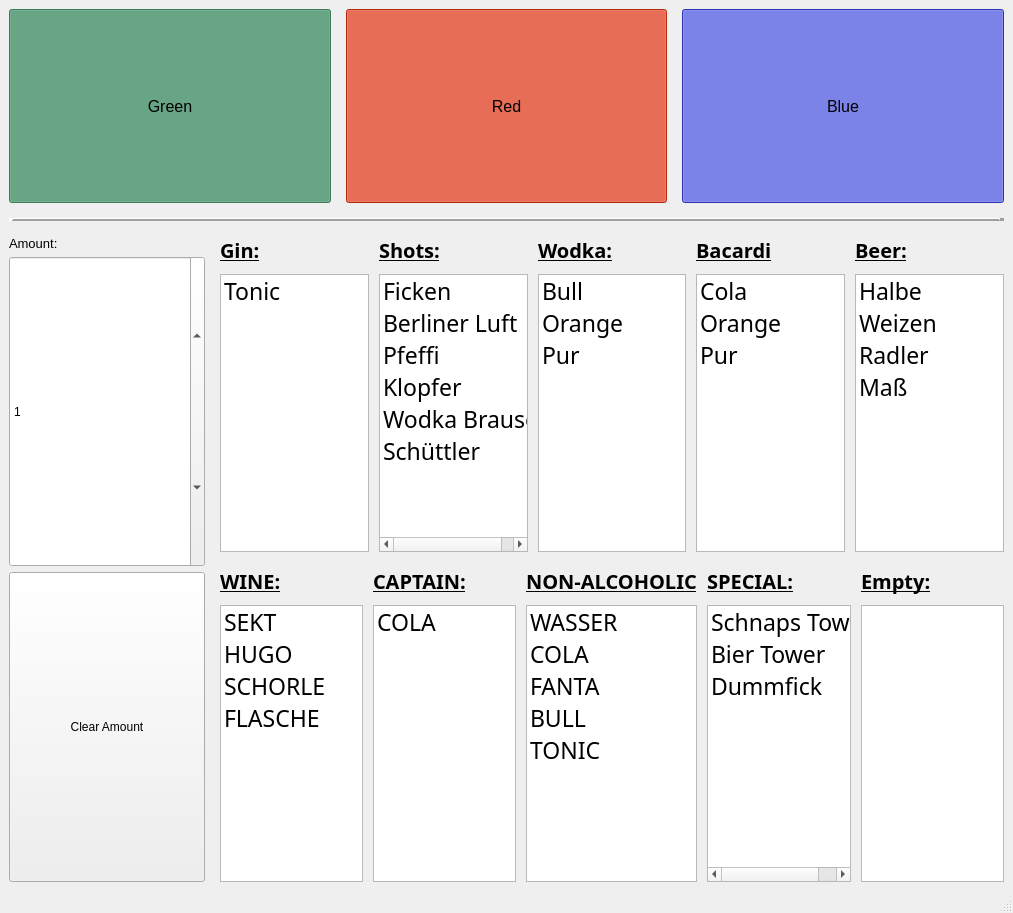
<?xml version="1.0" encoding="UTF-8"?>
<ui version="4.0">
 <class>MainWindow</class>
 <widget class="QMainWindow" name="MainWindow">
  <property name="geometry">
   <rect>
    <x>0</x>
    <y>0</y>
    <width>1013</width>
    <height>913</height>
   </rect>
  </property>
  <property name="sizePolicy">
   <sizepolicy hsizetype="Maximum" vsizetype="Maximum">
    <horstretch>0</horstretch>
    <verstretch>0</verstretch>
   </sizepolicy>
  </property>
  <property name="windowTitle">
   <string>MainWindow</string>
  </property>
  <widget class="QWidget" name="centralwidget">
   <layout class="QVBoxLayout" name="verticalLayout">
    <item>
     <layout class="QVBoxLayout" name="mainVert" stretch="3,1,10">
      <property name="spacing">
       <number>15</number>
      </property>
      <item>
       <layout class="QHBoxLayout" name="teamButtons">
        <property name="sizeConstraint">
         <enum>QLayout::SetNoConstraint</enum>
        </property>
        <item>
         <widget class="QPushButton" name="pb_Green">
          <property name="sizePolicy">
           <sizepolicy hsizetype="Minimum" vsizetype="Preferred">
            <horstretch>0</horstretch>
            <verstretch>0</verstretch>
           </sizepolicy>
          </property>
          <property name="font">
           <font>
            <pointsize>12</pointsize>
           </font>
          </property>
          <property name="styleSheet">
           <string notr="true">background-color: rgb(85, 170, 127);</string>
          </property>
          <property name="text">
           <string>Green</string>
          </property>
          <property name="checkable">
           <bool>true</bool>
          </property>
          <property name="checked">
           <bool>true</bool>
          </property>
         </widget>
        </item>
        <item>
         <widget class="QPushButton" name="pb_Red">
          <property name="sizePolicy">
           <sizepolicy hsizetype="Minimum" vsizetype="Preferred">
            <horstretch>0</horstretch>
            <verstretch>0</verstretch>
           </sizepolicy>
          </property>
          <property name="font">
           <font>
            <pointsize>12</pointsize>
           </font>
          </property>
          <property name="styleSheet">
           <string notr="true">background-color: rgb(255, 56, 17);</string>
          </property>
          <property name="text">
           <string>Red</string>
          </property>
          <property name="checkable">
           <bool>true</bool>
          </property>
          <property name="checked">
           <bool>true</bool>
          </property>
         </widget>
        </item>
        <item>
         <widget class="QPushButton" name="pb_Blue">
          <property name="sizePolicy">
           <sizepolicy hsizetype="Minimum" vsizetype="Preferred">
            <horstretch>0</horstretch>
            <verstretch>0</verstretch>
           </sizepolicy>
          </property>
          <property name="font">
           <font>
            <pointsize>12</pointsize>
           </font>
          </property>
          <property name="autoFillBackground">
           <bool>false</bool>
          </property>
          <property name="styleSheet">
           <string notr="true">background-color: rgb(60, 70, 255);</string>
          </property>
          <property name="text">
           <string>Blue</string>
          </property>
          <property name="checkable">
           <bool>true</bool>
          </property>
          <property name="checked">
           <bool>true</bool>
          </property>
         </widget>
        </item>
       </layout>
      </item>
      <item>
       <widget class="Line" name="line">
        <property name="sizePolicy">
         <sizepolicy hsizetype="Minimum" vsizetype="Fixed">
          <horstretch>0</horstretch>
          <verstretch>10</verstretch>
         </sizepolicy>
        </property>
        <property name="frameShadow">
         <enum>QFrame::Raised</enum>
        </property>
        <property name="lineWidth">
         <number>5</number>
        </property>
        <property name="orientation">
         <enum>Qt::Horizontal</enum>
        </property>
       </widget>
      </item>
      <item>
       <layout class="QHBoxLayout" name="lowerLevel" stretch="5,20">
        <item>
         <layout class="QVBoxLayout" name="amountPanel" stretch="1,15,15">
          <property name="spacing">
           <number>5</number>
          </property>
          <item>
           <widget class="QLabel" name="label">
            <property name="sizePolicy">
             <sizepolicy hsizetype="Preferred" vsizetype="Fixed">
              <horstretch>0</horstretch>
              <verstretch>0</verstretch>
             </sizepolicy>
            </property>
            <property name="font">
             <font>
              <pointsize>10</pointsize>
             </font>
            </property>
            <property name="text">
             <string>Amount:</string>
            </property>
           </widget>
          </item>
          <item>
           <widget class="QSpinBox" name="amntBox">
            <property name="sizePolicy">
             <sizepolicy hsizetype="Minimum" vsizetype="MinimumExpanding">
              <horstretch>0</horstretch>
              <verstretch>0</verstretch>
             </sizepolicy>
            </property>
            <property name="value">
             <number>1</number>
            </property>
           </widget>
          </item>
          <item>
           <widget class="QPushButton" name="pbClearAmnt">
            <property name="sizePolicy">
             <sizepolicy hsizetype="Minimum" vsizetype="MinimumExpanding">
              <horstretch>0</horstretch>
              <verstretch>0</verstretch>
             </sizepolicy>
            </property>
            <property name="text">
             <string>Clear Amount</string>
            </property>
           </widget>
          </item>
         </layout>
        </item>
        <item>
         <layout class="QVBoxLayout" name="allDrinkLists">
          <item>
           <layout class="QHBoxLayout" name="upperLevelDrinks">
            <property name="spacing">
             <number>10</number>
            </property>
            <item>
             <layout class="QVBoxLayout" name="verticalLayout_7" stretch="1,10">
              <item>
               <widget class="QLabel" name="label_6">
                <property name="sizePolicy">
                 <sizepolicy hsizetype="Preferred" vsizetype="Fixed">
                  <horstretch>0</horstretch>
                  <verstretch>0</verstretch>
                 </sizepolicy>
                </property>
                <property name="font">
                 <font>
                  <family>Bebas Neue Regular</family>
                  <pointsize>15</pointsize>
                  <weight>75</weight>
                  <bold>true</bold>
                  <underline>true</underline>
                 </font>
                </property>
                <property name="text">
                 <string>Gin:</string>
                </property>
               </widget>
              </item>
              <item>
               <widget class="QListWidget" name="ginList">
                <property name="sizePolicy">
                 <sizepolicy hsizetype="Expanding" vsizetype="MinimumExpanding">
                  <horstretch>0</horstretch>
                  <verstretch>0</verstretch>
                 </sizepolicy>
                </property>
                <property name="font">
                 <font>
                  <family>Bebas Neue Regular</family>
                  <pointsize>17</pointsize>
                 </font>
                </property>
                <item>
                 <property name="text">
                  <string>Tonic</string>
                 </property>
                </item>
                <item>
                 <property name="text">
                  <string/>
                 </property>
                </item>
               </widget>
              </item>
             </layout>
            </item>
            <item>
             <layout class="QVBoxLayout" name="verticalLayout_6" stretch="1,10">
              <item>
               <widget class="QLabel" name="label_5">
                <property name="sizePolicy">
                 <sizepolicy hsizetype="Preferred" vsizetype="Fixed">
                  <horstretch>0</horstretch>
                  <verstretch>0</verstretch>
                 </sizepolicy>
                </property>
                <property name="font">
                 <font>
                  <family>Bebas Neue Regular</family>
                  <pointsize>15</pointsize>
                  <weight>75</weight>
                  <bold>true</bold>
                  <underline>true</underline>
                 </font>
                </property>
                <property name="text">
                 <string>Shots:</string>
                </property>
               </widget>
              </item>
              <item>
               <widget class="QListWidget" name="shotList">
                <property name="font">
                 <font>
                  <family>Bebas Neue Regular</family>
                  <pointsize>17</pointsize>
                 </font>
                </property>
                <item>
                 <property name="text">
                  <string>Ficken</string>
                 </property>
                </item>
                <item>
                 <property name="text">
                  <string>Berliner Luft</string>
                 </property>
                </item>
                <item>
                 <property name="text">
                  <string>Pfeffi</string>
                 </property>
                </item>
                <item>
                 <property name="text">
                  <string>Klopfer</string>
                 </property>
                </item>
                <item>
                 <property name="text">
                  <string>Wodka Brause</string>
                 </property>
                </item>
                <item>
                 <property name="text">
                  <string>Schüttler</string>
                 </property>
                </item>
               </widget>
              </item>
             </layout>
            </item>
            <item>
             <layout class="QVBoxLayout" name="verticalLayout_3" stretch="1,10">
              <item>
               <widget class="QLabel" name="label_2">
                <property name="sizePolicy">
                 <sizepolicy hsizetype="Preferred" vsizetype="Fixed">
                  <horstretch>0</horstretch>
                  <verstretch>0</verstretch>
                 </sizepolicy>
                </property>
                <property name="font">
                 <font>
                  <family>Bebas Neue Regular</family>
                  <pointsize>15</pointsize>
                  <weight>75</weight>
                  <bold>true</bold>
                  <underline>true</underline>
                 </font>
                </property>
                <property name="text">
                 <string>Wodka:</string>
                </property>
               </widget>
              </item>
              <item>
               <widget class="QListWidget" name="wodkaList">
                <property name="font">
                 <font>
                  <family>Bebas Neue Regular</family>
                  <pointsize>17</pointsize>
                 </font>
                </property>
                <item>
                 <property name="text">
                  <string>Bull</string>
                 </property>
                </item>
                <item>
                 <property name="text">
                  <string>Orange</string>
                 </property>
                </item>
                <item>
                 <property name="text">
                  <string>Pur</string>
                 </property>
                </item>
               </widget>
              </item>
             </layout>
            </item>
            <item>
             <layout class="QVBoxLayout" name="verticalLayout_4" stretch="1,10">
              <item>
               <widget class="QLabel" name="label_3">
                <property name="sizePolicy">
                 <sizepolicy hsizetype="Preferred" vsizetype="Fixed">
                  <horstretch>0</horstretch>
                  <verstretch>0</verstretch>
                 </sizepolicy>
                </property>
                <property name="font">
                 <font>
                  <family>Bebas Neue Regular</family>
                  <pointsize>15</pointsize>
                  <weight>75</weight>
                  <bold>true</bold>
                  <underline>true</underline>
                 </font>
                </property>
                <property name="text">
                 <string>Bacardi</string>
                </property>
               </widget>
              </item>
              <item>
               <widget class="QListWidget" name="bacardiList">
                <property name="font">
                 <font>
                  <family>Bebas Neue Regular</family>
                  <pointsize>17</pointsize>
                 </font>
                </property>
                <property name="editTriggers">
                 <set>QAbstractItemView::NoEditTriggers</set>
                </property>
                <item>
                 <property name="text">
                  <string>Cola</string>
                 </property>
                </item>
                <item>
                 <property name="text">
                  <string>Orange</string>
                 </property>
                </item>
                <item>
                 <property name="text">
                  <string>Pur</string>
                 </property>
                </item>
               </widget>
              </item>
             </layout>
            </item>
            <item>
             <layout class="QVBoxLayout" name="verticalLayout_5" stretch="1,10">
              <item>
               <widget class="QLabel" name="label_4">
                <property name="sizePolicy">
                 <sizepolicy hsizetype="Preferred" vsizetype="Fixed">
                  <horstretch>0</horstretch>
                  <verstretch>0</verstretch>
                 </sizepolicy>
                </property>
                <property name="font">
                 <font>
                  <family>Bebas Neue Regular</family>
                  <pointsize>15</pointsize>
                  <weight>75</weight>
                  <bold>true</bold>
                  <underline>true</underline>
                 </font>
                </property>
                <property name="text">
                 <string>Beer:</string>
                </property>
               </widget>
              </item>
              <item>
               <widget class="QListWidget" name="beerList">
                <property name="font">
                 <font>
                  <family>Bebas Neue Regular</family>
                  <pointsize>17</pointsize>
                 </font>
                </property>
                <item>
                 <property name="text">
                  <string>Halbe</string>
                 </property>
                </item>
                <item>
                 <property name="text">
                  <string>Weizen</string>
                 </property>
                </item>
                <item>
                 <property name="text">
                  <string>Radler</string>
                 </property>
                </item>
                <item>
                 <property name="text">
                  <string>Maß</string>
                 </property>
                </item>
               </widget>
              </item>
             </layout>
            </item>
           </layout>
          </item>
          <item>
           <layout class="QHBoxLayout" name="lowerLevelDrinks">
            <property name="spacing">
             <number>10</number>
            </property>
            <item>
             <layout class="QVBoxLayout" name="verticalLayout_8" stretch="1,10">
              <property name="spacing">
               <number>10</number>
              </property>
              <item>
               <widget class="QLabel" name="label_7">
                <property name="sizePolicy">
                 <sizepolicy hsizetype="Preferred" vsizetype="Fixed">
                  <horstretch>0</horstretch>
                  <verstretch>0</verstretch>
                 </sizepolicy>
                </property>
                <property name="font">
                 <font>
                  <family>Bebas Neue Regular</family>
                  <pointsize>15</pointsize>
                  <weight>75</weight>
                  <bold>true</bold>
                  <underline>true</underline>
                 </font>
                </property>
                <property name="text">
                 <string>WINE:</string>
                </property>
               </widget>
              </item>
              <item>
               <widget class="QListWidget" name="wineList">
                <property name="sizePolicy">
                 <sizepolicy hsizetype="Expanding" vsizetype="MinimumExpanding">
                  <horstretch>0</horstretch>
                  <verstretch>0</verstretch>
                 </sizepolicy>
                </property>
                <property name="font">
                 <font>
                  <family>Bebas Neue Regular</family>
                  <pointsize>17</pointsize>
                 </font>
                </property>
                <item>
                 <property name="text">
                  <string>SEKT</string>
                 </property>
                </item>
                <item>
                 <property name="text">
                  <string>HUGO</string>
                 </property>
                </item>
                <item>
                 <property name="text">
                  <string>SCHORLE</string>
                 </property>
                </item>
                <item>
                 <property name="text">
                  <string>FLASCHE</string>
                 </property>
                </item>
               </widget>
              </item>
             </layout>
            </item>
            <item>
             <layout class="QVBoxLayout" name="verticalLayout_9" stretch="1,10">
              <property name="spacing">
               <number>10</number>
              </property>
              <item>
               <widget class="QLabel" name="label_8">
                <property name="sizePolicy">
                 <sizepolicy hsizetype="Preferred" vsizetype="Fixed">
                  <horstretch>0</horstretch>
                  <verstretch>0</verstretch>
                 </sizepolicy>
                </property>
                <property name="font">
                 <font>
                  <family>Bebas Neue Regular</family>
                  <pointsize>15</pointsize>
                  <weight>75</weight>
                  <bold>true</bold>
                  <underline>true</underline>
                 </font>
                </property>
                <property name="text">
                 <string>CAPTAIN:</string>
                </property>
               </widget>
              </item>
              <item>
               <widget class="QListWidget" name="captainList">
                <property name="font">
                 <font>
                  <family>Bebas Neue Regular</family>
                  <pointsize>17</pointsize>
                 </font>
                </property>
                <item>
                 <property name="text">
                  <string>COLA</string>
                 </property>
                </item>
               </widget>
              </item>
             </layout>
            </item>
            <item>
             <layout class="QVBoxLayout" name="verticalLayout_10" stretch="1,10">
              <property name="spacing">
               <number>10</number>
              </property>
              <item>
               <widget class="QLabel" name="label_9">
                <property name="sizePolicy">
                 <sizepolicy hsizetype="Preferred" vsizetype="Fixed">
                  <horstretch>0</horstretch>
                  <verstretch>0</verstretch>
                 </sizepolicy>
                </property>
                <property name="font">
                 <font>
                  <family>Bebas Neue Regular</family>
                  <pointsize>15</pointsize>
                  <weight>75</weight>
                  <bold>true</bold>
                  <underline>true</underline>
                 </font>
                </property>
                <property name="text">
                 <string>NON-ALCOHOLIC</string>
                </property>
               </widget>
              </item>
              <item>
               <widget class="QListWidget" name="noalcList">
                <property name="font">
                 <font>
                  <family>Bebas Neue Regular</family>
                  <pointsize>17</pointsize>
                 </font>
                </property>
                <item>
                 <property name="text">
                  <string>WASSER</string>
                 </property>
                </item>
                <item>
                 <property name="text">
                  <string>COLA</string>
                 </property>
                </item>
                <item>
                 <property name="text">
                  <string>FANTA</string>
                 </property>
                </item>
                <item>
                 <property name="text">
                  <string>BULL</string>
                 </property>
                </item>
                <item>
                 <property name="text">
                  <string>TONIC</string>
                 </property>
                </item>
               </widget>
              </item>
             </layout>
            </item>
            <item>
             <layout class="QVBoxLayout" name="verticalLayout_11" stretch="1,10">
              <property name="spacing">
               <number>10</number>
              </property>
              <item>
               <widget class="QLabel" name="label_10">
                <property name="sizePolicy">
                 <sizepolicy hsizetype="Preferred" vsizetype="Fixed">
                  <horstretch>0</horstretch>
                  <verstretch>0</verstretch>
                 </sizepolicy>
                </property>
                <property name="font">
                 <font>
                  <family>Bebas Neue Regular</family>
                  <pointsize>15</pointsize>
                  <weight>75</weight>
                  <bold>true</bold>
                  <underline>true</underline>
                 </font>
                </property>
                <property name="text">
                 <string>SPECIAL:</string>
                </property>
               </widget>
              </item>
              <item>
               <widget class="QListWidget" name="specialList">
                <property name="font">
                 <font>
                  <family>Bebas Neue Regular</family>
                  <pointsize>17</pointsize>
                 </font>
                </property>
                <property name="editTriggers">
                 <set>QAbstractItemView::NoEditTriggers</set>
                </property>
                <item>
                 <property name="text">
                  <string>Schnaps Tower</string>
                 </property>
                </item>
                <item>
                 <property name="text">
                  <string>Bier Tower</string>
                 </property>
                </item>
                <item>
                 <property name="text">
                  <string>Dummfick</string>
                 </property>
                </item>
               </widget>
              </item>
             </layout>
            </item>
            <item>
             <layout class="QVBoxLayout" name="verticalLayout_12" stretch="1,10">
              <property name="spacing">
               <number>10</number>
              </property>
              <item>
               <widget class="QLabel" name="label_11">
                <property name="sizePolicy">
                 <sizepolicy hsizetype="Preferred" vsizetype="Fixed">
                  <horstretch>0</horstretch>
                  <verstretch>0</verstretch>
                 </sizepolicy>
                </property>
                <property name="font">
                 <font>
                  <family>Bebas Neue Regular</family>
                  <pointsize>15</pointsize>
                  <weight>75</weight>
                  <bold>true</bold>
                  <underline>true</underline>
                 </font>
                </property>
                <property name="text">
                 <string>Empty:</string>
                </property>
               </widget>
              </item>
              <item>
               <widget class="QListWidget" name="listWidget">
                <property name="font">
                 <font>
                  <family>Bebas Neue Regular</family>
                  <pointsize>17</pointsize>
                 </font>
                </property>
               </widget>
              </item>
             </layout>
            </item>
           </layout>
          </item>
         </layout>
        </item>
       </layout>
      </item>
     </layout>
    </item>
   </layout>
  </widget>
  <widget class="QStatusBar" name="statusbar"/>
 </widget>
 <resources/>
 <connections/>
</ui>
